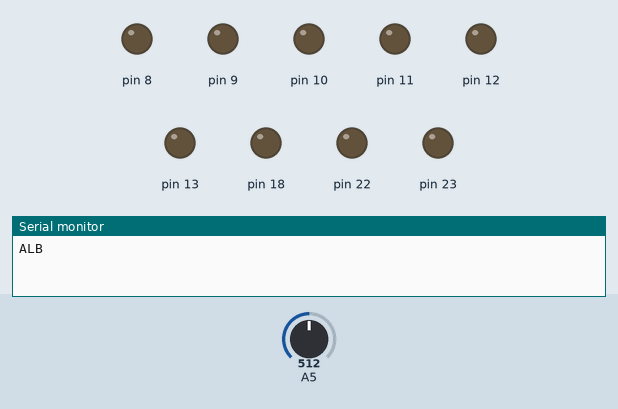
Recording of a sketch running on a simulated Arduino Uno, built with avr-gcc and run on an emulated ATmega328P. On the bench: output pins drawn as LEDs (lit = HIGH), the last lines printed to the serial monitor. The test bench sets the inputs (shaded band); at power-on: A5 = 512.

Above: at 3.8 s.
3.9 s: A5 set to 184
5.4 s: A5 set to 160
At 7.2 s:
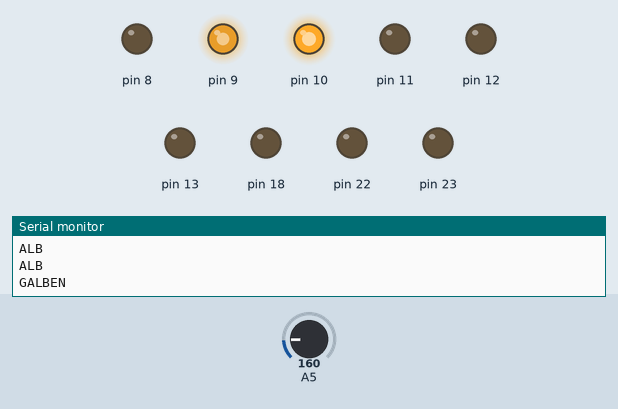
7.5 s: A5 set to 130
At 12.3 s:
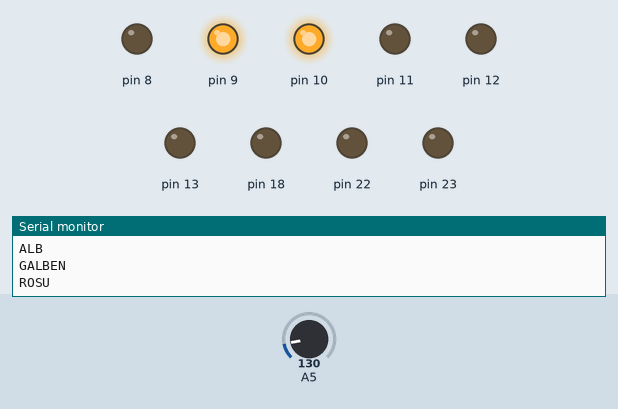
Timing chart, 0 to 14.5 s (numbered marks = the images above; inputs shaded):
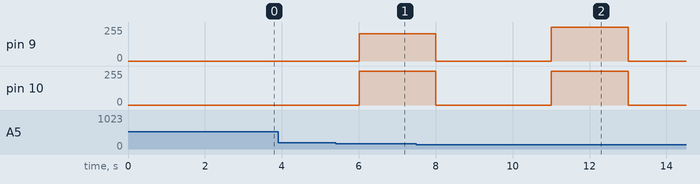

The sketch:

TemaFinalaCuloare.ino
```cpp
#include <avr/io.h>
#include <avr/interrupt.h>
#include <util/delay.h>

#define MAXVAL_TIMER1 32767

#define ROSU 1
#define ALBASTRU 2
#define GALBEN 3
#define ALB 4


void EXTINT1_ULTRASONIC_SETUP(){    //Parte din modulul de ocolire
  EICRA|=(1<<ISC10)|(1<<ISC11);
  EIMSK|=(1<<INT1);
}

// setare timer1 pt PWM
void timer1_setup_pwm() {     //timer 1 lucreaza in modul Fast PWM, numarand pana la valoarea din ICR1;
  TCNT1 = 0;
  TCCR1A = (1 << COM1A1) | (1 << COM1B1) |(1<<WGM11);
  TCCR1B = (1<<WGM13)|(1 << WGM12) | (1 << CS11);
  ICR1=MAXVAL_TIMER1;
  OCR1A = 0;
  OCR1B = 0;
}

void curba_var(int motor_st_fact,int motor_dr_fact){  //cei 2 factori iau valori intre 0 si 100, robotul se va deplasa inainte dar cu vitezele rotilor variabile prin cei 2 factori
  OCR1A = (32767/100)*motor_dr_fact;
  OCR1B = (32767/100)*motor_st_fact;
  PORTB &= ~0x30;
  TCCR1A&=~((1 << COM1A1) | (1 << COM1B1) | (1 << COM1A0) | (1<< COM1B0));
  TCCR1A |= (1 << COM1A1) | (1 << COM1B1);
}

void fata()
{
  OCR1A = 32767;
  OCR1B = 32767;
  PORTB &= ~0x30;
  TCCR1A&=~((1 << COM1A1) | (1 << COM1B1) | (1 << COM1A0) | (1<< COM1B0));
  TCCR1A |= (1 << COM1A1) | (1 << COM1B1);
}

void spate()
{
  OCR1A = 32767;
  OCR1B = 32767;
  PORTB |= 0x30;
  TCCR1A&=~((1 << COM1A1) | (1 << COM1B1) | (1 << COM1A0) | (1<< COM1B0));
  TCCR1A |= (1 << COM1A1) | (1 << COM1B1) | (1 << COM1A0) | (1<< COM1B0);
}
void stanga_peloc()
{
  OCR1A = 20000;
  OCR1B = 20000;
  PORTB |=0x10;
  PORTB&=~0x20;
  TCCR1A&=~((1 << COM1A1) | (1 << COM1B1) | (1 << COM1A0) | (1<< COM1B0));
  TCCR1A |= (1<<COM1A0)|(1 << COM1A1) | (1 << COM1B1);
}

void dreapta_peloc()
{
  OCR1A = 20000;
  OCR1B = 20000;
  PORTB |=0X20;
  PORTB&=~0x10;
  TCCR1A&=~((1 << COM1A1) | (1 << COM1B1) | (1 << COM1A0) | (1<< COM1B0));
  TCCR1A |= (1 << COM1A1) | (1<<COM1B0)|(1 << COM1B1);
}

void stop_rob(){
  OCR1A=0;
  OCR1B=0;
  PORTB&=~0X30;
  TCCR1A&=~((1 << COM1A1) | (1 << COM1B1) | (1 << COM1A0) | (1<< COM1B0));
}
void adc_init()
{
  ADCSRA |= ((1 << ADPS2) | (1 << ADPS1) | (1 << ADPS0));
  ADCSRA |= (1 << ADEN); //enable ADC
  ADMUX |= (1 << REFS0);
  ADCSRA |= (1 << ADSC); //ADC start conversion
}

int read_adc(int channel)
{
  ADMUX &= ~(1 << channel);
  ADMUX |= channel;//select chanel AO to A5
  ADCSRA |= (1 << ADSC); //start conversion
  while (ADCSRA & (1 << ADSC)); //wait while adc conversion are not updated
  return ADCW; //read and return
}

void actiune(int culoare){
  stop_rob();
  switch(culoare){
    case ROSU: stop_rob();  //stai 3 secunde si mergi in fata 1 secunda
     _delay_ms(3000);
     fata();
     _delay_ms(1000);
    break;
    case ALBASTRU:
      fata(); //continua
      _delay_ms(1000);
      break;
    case ALB: //nu facem nimic
      break;
    case GALBEN:
      curba_var(100,80);   //fa o curba la dreapta timp de o secunda
     _delay_ms(1000);
      break;
  }
}

void detectie_culoare(){
  long int magnitudine=0;
  for(int i=0;i<10;i++){
    magnitudine=magnitudine+read_adc(5);
  }
  magnitudine=magnitudine/10;
  if(magnitudine>=175){
    Serial.println("ALB");
    actiune(ALB);
  }
  else if(magnitudine>=140&&magnitudine<175) {
    Serial.println("GALBEN");
    actiune(GALBEN);
  }
  else if(magnitudine>=90&&magnitudine<140) {
    Serial.println("ROSU");
    actiune(ROSU);
  }
  else {
    Serial.println("ALBASTRU");
    actiune(ALBASTRU);
  }
}

int main() {
  cli();
  timer1_setup_pwm();
  adc_init();
  DDRB = 0xFF;
  DDRC = 0x70;
  DDRC&=~(1<<5);
  sei();
  stop_rob();
  PORTC|=0X07;
  _delay_ms(3000);
  Serial.begin(9600);
  while (1) {
      detectie_culoare();
      _delay_ms(1000);
  }
  return 0;
}
```

Measured:
- the behaviour switches between 175 and 174 on A5 (found by bisection; images 0 and 1)
- after the input at 5.4 s, pin 9: 0/255 → 204/255 after 0.61 s; pin 10: 0/255 → 254/255 after 0.61 s
- after the input at 7.5 s, pin 9: 204/255 → 0/255 after 0.51 s, → 255/255 3.0 s later, → 0/255 2.0 s later; pin 10: 254/255 → 0/255 after 0.51 s, → 255/255 3.0 s later, → 0/255 2.0 s later
